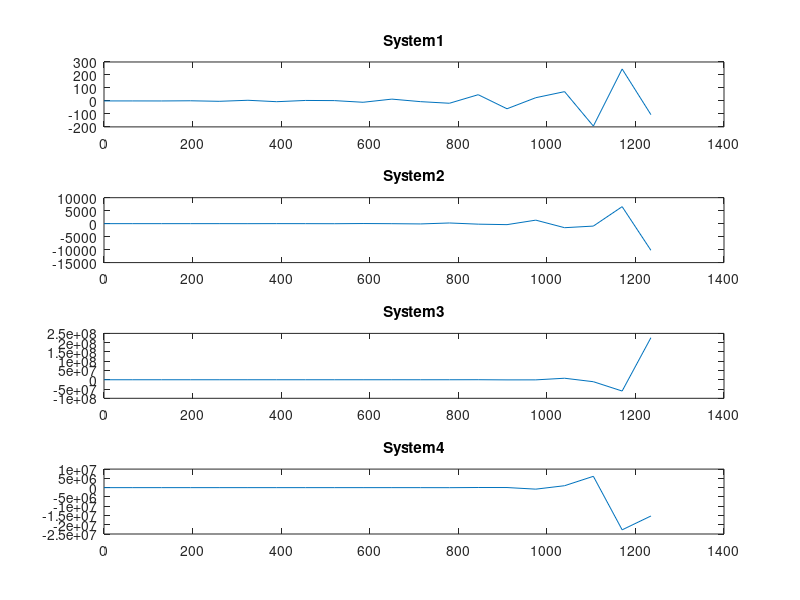
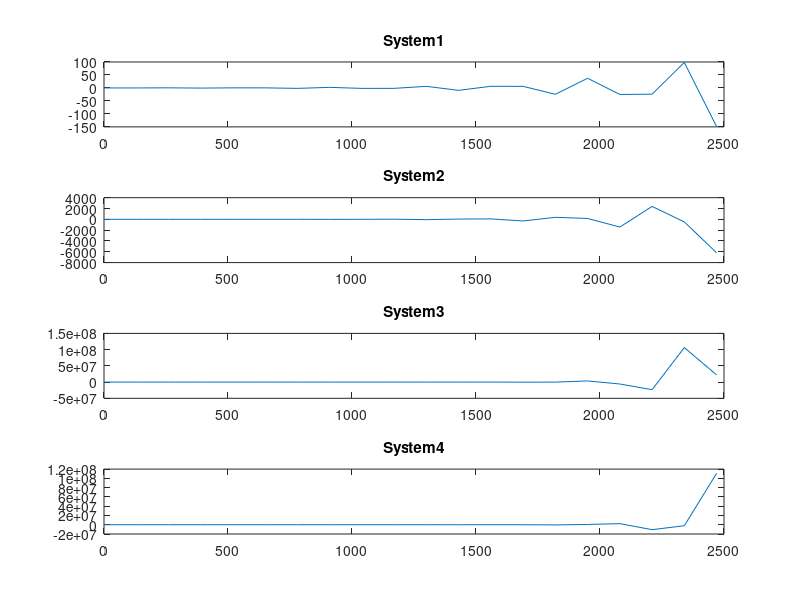
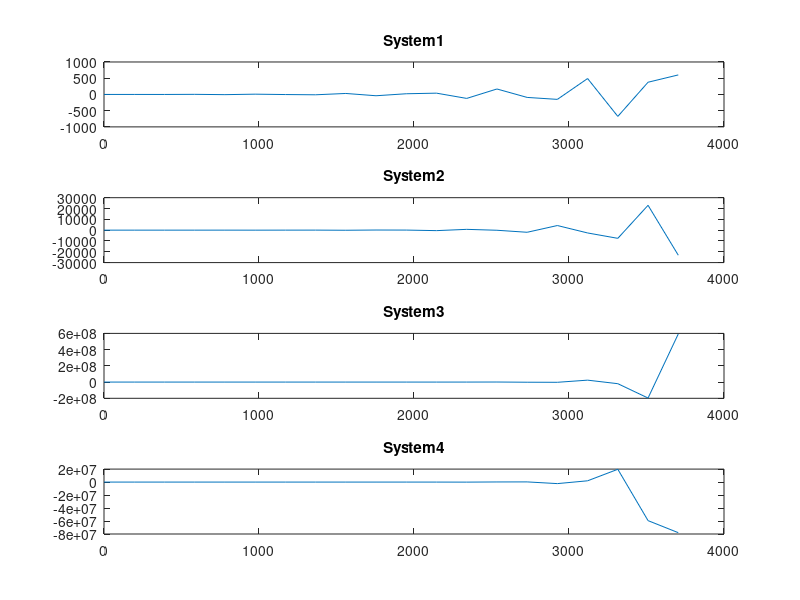

MATLAB code for these plots, in order:
reg=65;
for i=1:3
   f=reg*i;
   t=linspace(0,0.05*pi,20);
   x=sin(2*pi*f*t);
   
   figure;
   subplot(4,1,1);
   sys1=tf([1 -1],[1 2 2],f);
   [y1,t1]=lsim(sys1,x);
   plot(t1,y1);
   title('System1');
   
   subplot(4,1,2);
   sys2=tf([1 5],[1 2 3],f);
   [y2,t2]=lsim(sys2,x);
   plot(t2,y2);
   title('System2');
   
   subplot(4,1,3);
   sys3=tf([2 5 12],[1 2 10],f);
   [y3,t3]=lsim(sys3,x);
   plot(t3,y3);
   title('System3');
    
   subplot(4,1,4);
   sys4=tf([2 5 12],[1 4 14 20],f);
   [y4,t4]=lsim(sys4,x);
   plot(t4,y4);
   title('System4');
end